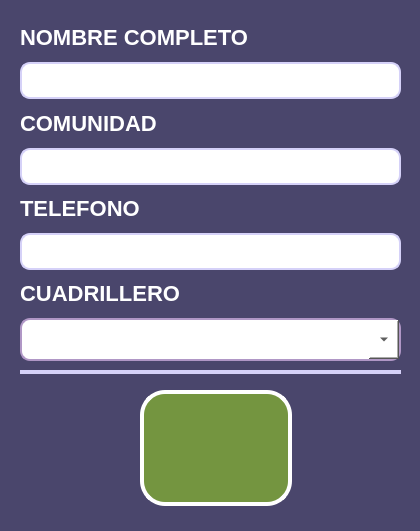
       <widget class="QWidget" name="widget_4" native="true">
        <property name="geometry">
         <rect>
          <x>20</x>
          <y>90</y>
          <width>420</width>
          <height>531</height>
         </rect>
        </property>
        <property name="styleSheet">
         <string notr="true">background-color: rgb(74, 70, 108);
 border-radius: 10px; </string>
        </property>
        <widget class="QPushButton" name="ConfirmarRegistroColector_Btn">
         <property name="geometry">
          <rect>
           <x>140</x>
           <y>390</y>
           <width>152</width>
           <height>116</height>
          </rect>
         </property>
         <property name="font">
          <font>
           <family>Segoe UI</family>
           <pointsize>16</pointsize>
           <weight>75</weight>
           <italic>false</italic>
           <bold>true</bold>
          </font>
         </property>
         <property name="styleSheet">
          <string notr="true">QPushButton {

         background-color: #749540;
        /*border: 2px solid black;*/
		color: white;  /* Cambia el color de la fuente a blanco */
        border-radius: 25px;  /* Ajusta el valor para hacer las esquinas más o menos redondas */
        padding: 10px;  /* Ajusta el margen interno del QLabel */
		border: 4px solid white;
    }</string>
         </property>
         <property name="text">
          <string/>
         </property>
         <property name="icon">
          <iconset resource="../resources/resources.qrc">
           <normaloff>:/images/iconos/botones/check-mark.png</normaloff>:/images/iconos/botones/check-mark.png</iconset>
         </property>
         <property name="iconSize">
          <size>
           <width>92</width>
           <height>92</height>
          </size>
         </property>
        </widget>
        <widget class="QWidget" name="verticalLayoutWidget">
         <property name="geometry">
          <rect>
           <x>20</x>
           <y>20</y>
           <width>381</width>
           <height>341</height>
          </rect>
         </property>
         <layout class="QVBoxLayout" name="verticalLayout">
          <item>
           <widget class="QLabel" name="NombreCompleto_Lbl">
            <property name="font">
             <font>
              <family>Segoe UI</family>
              <pointsize>-1</pointsize>
              <weight>81</weight>
              <bold>true</bold>
             </font>
            </property>
            <property name="styleSheet">
             <string notr="true">background-color: rgb(74, 70, 108);
color: white;  
font-family: &quot;Segoe UI&quot;;
font-size: 22px;
font-weight: 650; 
qproperty-alignment: AlignLeft;
</string>
            </property>
            <property name="text">
             <string>&lt;html&gt;&lt;head/&gt;&lt;body&gt;&lt;p&gt;&lt;span style=&quot; color:#ffffff;&quot;&gt;NOMBRE COMPLETO&lt;/span&gt;&lt;/p&gt;&lt;/body&gt;&lt;/html&gt;</string>
            </property>
           </widget>
          </item>
          <item>
           <widget class="QLineEdit" name="NombreCompleto_lineEdit">
            <property name="styleSheet">
             <string notr="true">QLineEdit {
    border: 2px solid  rgb(213, 209, 248);  /* Borde color lila */
    border-radius: 10px;        /* Esquinas redondeadas */
    background-color: white;    /* Fondo blanco */
    padding: 5px;               /* Espaciado interno para que no se vea aplastado */
	font-family: &quot;Segoe UI Semibold&quot;, &quot;Arial&quot;, sans-serif;
    font-size: 18px;
    font-weight: 660;
	text-transform: uppercase;  /* &lt;- Esto fuerza mayúsculas */
}

</string>
            </property>
           </widget>
          </item>
          <item>
           <widget class="QLabel" name="Comunidad_Lbl">
            <property name="font">
             <font>
              <family>Segoe UI</family>
              <pointsize>-1</pointsize>
              <weight>81</weight>
              <bold>true</bold>
             </font>
            </property>
            <property name="styleSheet">
             <string notr="true">background-color: rgb(74, 70, 108);
color: white;  
font-family: &quot;Segoe UI&quot;;
font-size: 22px;
font-weight: 650; 
qproperty-alignment: AlignLeft;
</string>
            </property>
            <property name="text">
             <string>&lt;html&gt;&lt;head/&gt;&lt;body&gt;&lt;p&gt;&lt;span style=&quot; color:#ffffff;&quot;&gt;COMUNIDAD&lt;/span&gt;&lt;/p&gt;&lt;/body&gt;&lt;/html&gt;</string>
            </property>
           </widget>
          </item>
          <item>
           <widget class="QLineEdit" name="Comunidad_lineEdit">
            <property name="styleSheet">
             <string notr="true">QLineEdit {
    border: 2px solid  rgb(213, 209, 248);  /* Borde color lila */
    border-radius: 10px;        /* Esquinas redondeadas */
    background-color: white;    /* Fondo blanco */
    padding: 5px;               /* Espaciado interno para que no se vea aplastado */
	font-family: &quot;Segoe UI Semibold&quot;, &quot;Arial&quot;, sans-serif;
    font-size: 18px;
    font-weight: 660;
	text-transform: uppercase;  /* &lt;- Esto fuerza mayúsculas */
}

</string>
            </property>
           </widget>
          </item>
          <item>
           <widget class="QLabel" name="Telefono_Lbl">
            <property name="font">
             <font>
              <family>Segoe UI</family>
              <pointsize>-1</pointsize>
              <weight>81</weight>
              <bold>true</bold>
             </font>
            </property>
            <property name="styleSheet">
             <string notr="true">background-color: rgb(74, 70, 108);
color: white;  
font-family: &quot;Segoe UI&quot;;
font-size: 22px;
font-weight: 650; 
qproperty-alignment: AlignLeft;
</string>
            </property>
            <property name="text">
             <string>&lt;html&gt;&lt;head/&gt;&lt;body&gt;&lt;p&gt;&lt;span style=&quot; color:#ffffff;&quot;&gt;TELEFONO&lt;/span&gt;&lt;/p&gt;&lt;/body&gt;&lt;/html&gt;</string>
            </property>
           </widget>
          </item>
          <item>
           <widget class="QLineEdit" name="Telefono_lineEdit">
            <property name="styleSheet">
             <string notr="true">QLineEdit {
    border: 2px solid  rgb(213, 209, 248);  /* Borde color lila */
    border-radius: 10px;        /* Esquinas redondeadas */
    background-color: white;    /* Fondo blanco */
    padding: 5px;               /* Espaciado interno para que no se vea aplastado */
	font-family: &quot;Segoe UI Semibold&quot;, &quot;Arial&quot;, sans-serif;
    font-size: 18px;
    font-weight: 660;
	text-transform: uppercase;  /* &lt;- Esto fuerza mayúsculas */
}

</string>
            </property>
           </widget>
          </item>
          <item>
           <widget class="QLabel" name="Cuadrillero_Lbl">
            <property name="font">
             <font>
              <family>Segoe UI</family>
              <pointsize>-1</pointsize>
              <weight>81</weight>
              <bold>true</bold>
             </font>
            </property>
            <property name="styleSheet">
             <string notr="true">background-color: rgb(74, 70, 108);
color: white;  
font-family: &quot;Segoe UI&quot;;
font-size: 22px;
font-weight: 650; 
qproperty-alignment: AlignLeft;
</string>
            </property>
            <property name="text">
             <string>&lt;html&gt;&lt;head/&gt;&lt;body&gt;&lt;p&gt;&lt;span style=&quot; color:#ffffff;&quot;&gt;CUADRILLERO&lt;/span&gt;&lt;/p&gt;&lt;/body&gt;&lt;/html&gt;</string>
            </property>
           </widget>
          </item>
          <item>
           <widget class="QComboBox" name="Cuadrillero_comboBox">
            <property name="styleSheet">
             <string notr="true">QComboBox {
    background-color: rgb(255, 255, 255);
    color: black;
    border: 2px solid rgb(176, 151, 198);
    /*border-radius: 20px;*/
    padding: 8px 15px;
    font-family: &quot;Segoe UI Semibold&quot;, &quot;Arial&quot;, sans-serif;
    font-size: 18px;
    font-weight: 660;
    min-width: 120px;
}

/* Estilo del botón desplegable (conserva la flecha nativa) */
QComboBox::drop-down {
    subcontrol-origin: padding;
    subcontrol-position: top right;
    width: 30px;  /* Ancho suficiente para la flecha */
}

/* Estilo del menú desplegable (popup) */
QComboBox QAbstractItemView {
    background-color: rgb(255, 255, 255);
    color: black;
    border: 2px solid rgb(176, 151, 198);
    font-family: &quot;Segoe UI Semibold&quot;, &quot;Arial&quot;, sans-serif;
    font-size: 24px;
    font-weight: 660;
    padding: 8px 15px;
    outline: 0;  /* Elimina el borde de enfoque punteado */
}



</string>
            </property>
           </widget>
          </item>
         </layout>
        </widget>
        <widget class="QLabel" name="label_4">
         <property name="geometry">
          <rect>
           <x>20</x>
           <y>370</y>
           <width>381</width>
           <height>4</height>
          </rect>
         </property>
         <property name="styleSheet">
          <string notr="true">background-color: rgb(213, 209, 248);</string>
         </property>
         <property name="text">
          <string/>
         </property>
        </widget>
       </widget>
